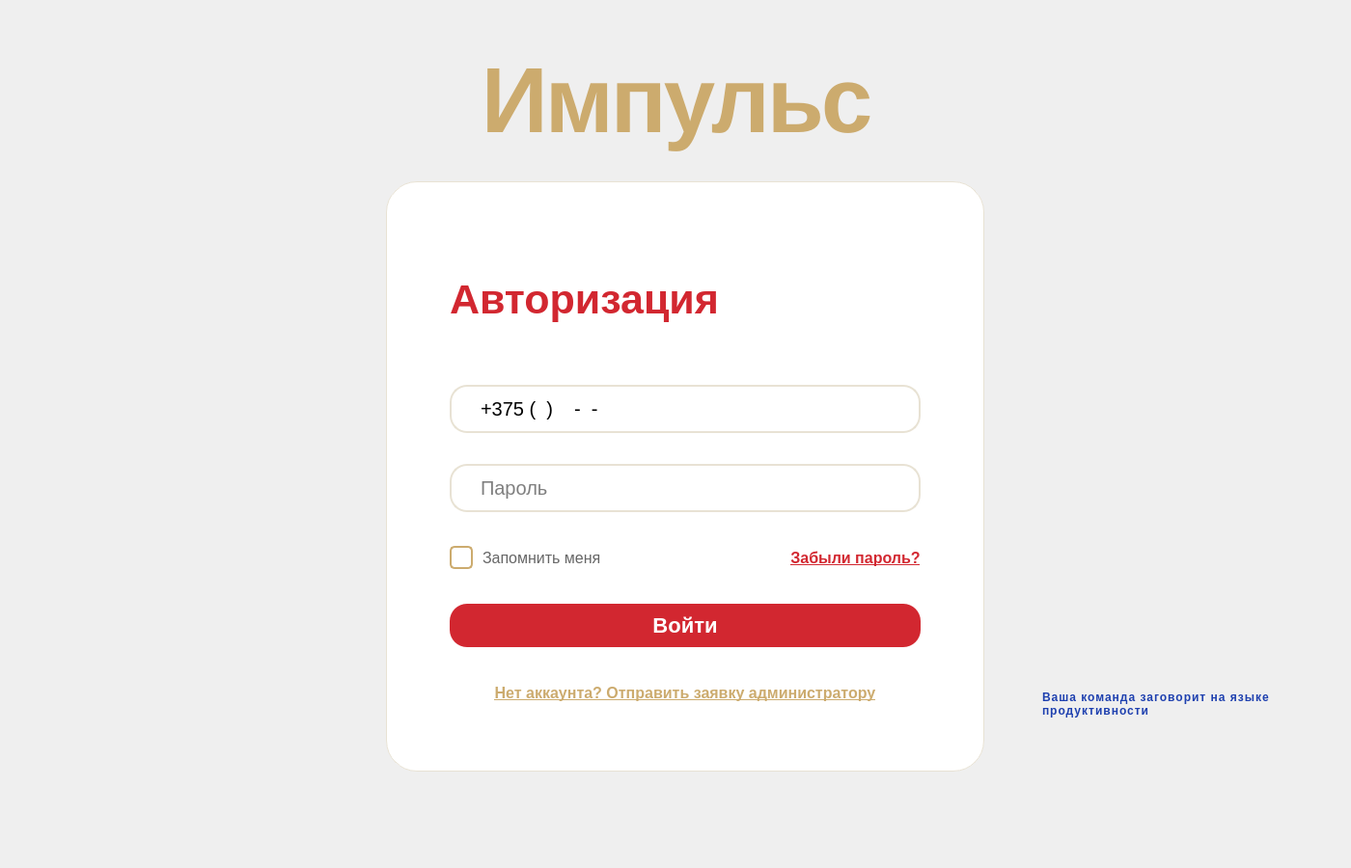
<?xml version="1.0" encoding="UTF-8"?>
<ui version="4.0">
 <class>LoginDialog</class>
 <widget class="QDialog" name="LoginDialog">
  <property name="geometry">
   <rect>
    <x>0</x>
    <y>0</y>
    <width>1400</width>
    <height>900</height>
   </rect>
  </property>
  <property name="minimumSize">
   <size>
    <width>1200</width>
    <height>700</height>
   </size>
  </property>
  <property name="windowTitle">
   <string>TaskPlanner — Авторизация</string>
  </property>
  <property name="styleSheet">
   <string notr="true">QDialog {
    background: qlineargradient(x1:0, y1:0, x2:1, y2:1,
        stop:0 #f8f5ed, stop:1 #f0e9d9);
}</string>
  </property>
  <layout class="QVBoxLayout" name="mainLayout">
   <property name="spacing">
    <number>30</number>
   </property>
   <property name="leftMargin">
    <number>80</number>
   </property>
   <property name="topMargin">
    <number>50</number>
   </property>
   <property name="rightMargin">
    <number>80</number>
   </property>
   <property name="bottomMargin">
    <number>50</number>
   </property>
   <item>
    <widget class="QLabel" name="titleLabel">
     <property name="font">
      <font>
       <family>Segoe UI</family>
       <pointsize>72</pointsize>
       <weight>75</weight>
       <bold>true</bold>
      </font>
     </property>
     <property name="styleSheet">
      <string notr="true">color: #ccab6e; letter-spacing: -3px;</string>
     </property>
     <property name="text">
      <string>Импульс</string>
     </property>
     <property name="alignment">
      <set>Qt::AlignCenter</set>
     </property>
    </widget>
   </item>
   <item>
    <layout class="QHBoxLayout" name="contentLayout">
     <property name="spacing">
      <number>60</number>
     </property>
     <item>
      <layout class="QVBoxLayout" name="leftPanel">
       <property name="spacing">
        <number>0</number>
       </property>
       <item>
        <spacer name="leftTopSpacer">
         <property name="orientation">
          <enum>Qt::Vertical</enum>
         </property>
         <property name="sizeType">
          <enum>QSizePolicy::Expanding</enum>
         </property>
         <property name="sizeHint" stdset="0">
          <size>
           <width>20</width>
           <height>0</height>
          </size>
         </property>
        </spacer>
       </item>
       <item>
        <widget class="QLabel" name="checkboxImageLabel">
         <property name="minimumSize">
          <size>
           <width>180</width>
           <height>180</height>
          </size>
         </property>
         <property name="text">
          <string/>
         </property>
        </widget>
       </item>
       <item>
        <spacer name="leftMiddleSpacer">
         <property name="orientation">
          <enum>Qt::Vertical</enum>
         </property>
         <property name="sizeType">
          <enum>QSizePolicy::Expanding</enum>
         </property>
         <property name="sizeHint" stdset="0">
          <size>
           <width>20</width>
           <height>0</height>
          </size>
         </property>
        </spacer>
       </item>
       <item>
        <widget class="QLabel" name="qrImageLabel">
         <property name="minimumSize">
          <size>
           <width>260</width>
           <height>260</height>
          </size>
         </property>
         <property name="text">
          <string/>
         </property>
        </widget>
       </item>
       <item>
        <spacer name="leftBottomSpacer">
         <property name="orientation">
          <enum>Qt::Vertical</enum>
         </property>
         <property name="sizeType">
          <enum>QSizePolicy::Expanding</enum>
         </property>
         <property name="sizeHint" stdset="0">
          <size>
           <width>20</width>
           <height>0</height>
          </size>
         </property>
        </spacer>
       </item>
      </layout>
     </item>
     <item>
      <widget class="QFrame" name="authFrame">
       <property name="maximumSize">
        <size>
         <width>620</width>
         <height>16777215</height>
        </size>
       </property>
       <property name="styleSheet">
        <string notr="true">QFrame#authFrame {
    background-color: #ffffff;
    border-radius: 32px;
    border: 1px solid #e8e2d4;
}</string>
       </property>
       <property name="frameShape">
        <enum>QFrame::NoFrame</enum>
       </property>
       <layout class="QVBoxLayout" name="frameLayout">
        <property name="spacing">
         <number>32</number>
        </property>
        <property name="leftMargin">
         <number>65</number>
        </property>
        <property name="topMargin">
         <number>65</number>
        </property>
        <property name="rightMargin">
         <number>65</number>
        </property>
        <property name="bottomMargin">
         <number>65</number>
        </property>
        <item>
         <widget class="QLabel" name="authTitle">
          <property name="font">
           <font>
            <family>Segoe UI</family>
            <pointsize>32</pointsize>
            <weight>75</weight>
            <bold>true</bold>
           </font>
          </property>
          <property name="styleSheet">
           <string notr="true">color: #D22730;</string>
          </property>
          <property name="text">
           <string>Авторизация</string>
          </property>
         </widget>
        </item>
        <item>
         <widget class="QLineEdit" name="phoneInput">
          <property name="styleSheet">
           <string notr="true">QLineEdit {
    font-size: 20px;
    padding: 10px 28px;
    border: 2px solid #e8e2d4;
    border-radius: 18px;
    background-color: #ffffff;
}
QLineEdit:focus {
    border: 2px solid #D22730;
    background-color: #fffaf0;
}</string>
          </property>
          <property name="inputMask">
           <string>+375 (99) 999-99-99</string>
          </property>
          <property name="placeholderText">
           <string>Номер телефона</string>
          </property>
         </widget>
        </item>
        <item>
         <layout class="QHBoxLayout" name="passwordContainer">
          <item>
           <widget class="QLineEdit" name="passwordInput">
            <property name="styleSheet">
             <string notr="true">QLineEdit {
    font-size: 20px;
    padding: 10px 28px;
    border: 2px solid #e8e2d4;
    border-radius: 18px;
    background-color: #ffffff;
    padding-right: 60px;
}
QLineEdit:focus {
    border: 2px solid #D22730;
    background-color: #fffaf0;
}</string>
            </property>
            <property name="echoMode">
             <enum>QLineEdit::Normal</enum>
            </property>
            <property name="placeholderText">
             <string>Пароль</string>
            </property>
           </widget>
          </item>
         </layout>
        </item>
        <item>
         <layout class="QHBoxLayout" name="rememberContainer">
          <item>
           <widget class="QCheckBox" name="rememberCheckbox">
            <property name="styleSheet">
             <string notr="true">QCheckBox {
    font-size: 16px;
    color: #666;
    spacing: 10px;
}
QCheckBox::indicator {
    width: 20px;
    height: 20px;
    border-radius: 5px;
    border: 2px solid #ccab6e;
    background-color: #ffffff;
}
QCheckBox::indicator:checked {
    background-color: #D22730;
    border-color: #D22730;
}</string>
            </property>
            <property name="text">
             <string>Запомнить меня</string>
            </property>
           </widget>
          </item>
          <item>
           <spacer name="rememberSpacer">
            <property name="orientation">
             <enum>Qt::Horizontal</enum>
            </property>
            <property name="sizeHint" stdset="0">
             <size>
              <width>40</width>
              <height>20</height>
             </size>
            </property>
           </spacer>
          </item>
          <item>
           <widget class="QPushButton" name="forgotPasswordBtn">
            <property name="cursor">
             <cursorShape>PointingHandCursor</cursorShape>
            </property>
            <property name="styleSheet">
             <string notr="true">QPushButton {
    background: transparent;
    color: #D22730;
    border: none;
    font-size: 16px;
    font-weight: 600;
    text-decoration: underline;
    padding: 6px 0;
}
QPushButton:hover {
    color: #862633;
}</string>
            </property>
            <property name="text">
             <string>Забыли пароль?</string>
            </property>
           </widget>
          </item>
         </layout>
        </item>
        <item>
         <widget class="QPushButton" name="loginBtn">
          <property name="cursor">
           <cursorShape>PointingHandCursor</cursorShape>
          </property>
          <property name="styleSheet">
           <string notr="true">QPushButton {
    background-color: #D22730;
    color: white;
    border-radius: 18px;
    font-weight: bold;
    font-size: 22px;
    padding: 10px;
    border: none;
}
QPushButton:hover {
    background-color: #862633;
}
QPushButton:pressed {
    background-color: #6a1e29;
}</string>
          </property>
          <property name="text">
           <string>Войти</string>
          </property>
         </widget>
        </item>
        <item>
         <widget class="QPushButton" name="requestBtn">
          <property name="cursor">
           <cursorShape>PointingHandCursor</cursorShape>
          </property>
          <property name="styleSheet">
           <string notr="true">QPushButton {
    background: transparent;
    color: #ccab6e;
    border: none;
    font-size: 16px;
    font-weight: 600;
    text-decoration: underline;
    padding: 6px 0;
}
QPushButton:hover {
    color: #998664;
}
QPushButton:pressed {
    color: #7a6a50;
}</string>
          </property>
          <property name="text">
           <string>Нет аккаунта? Отправить заявку администратору</string>
          </property>
         </widget>
        </item>
       </layout>
      </widget>
     </item>
     <item>
      <layout class="QVBoxLayout" name="rightPanel">
       <property name="spacing">
        <number>0</number>
       </property>
       <item>
        <spacer name="rightTopSpacer">
         <property name="orientation">
          <enum>Qt::Vertical</enum>
         </property>
         <property name="sizeType">
          <enum>QSizePolicy::Expanding</enum>
         </property>
         <property name="sizeHint" stdset="0">
          <size>
           <width>20</width>
           <height>0</height>
          </size>
         </property>
        </spacer>
       </item>
       <item>
        <widget class="QLabel" name="clockImageLabel">
         <property name="minimumSize">
          <size>
           <width>180</width>
           <height>180</height>
          </size>
         </property>
         <property name="text">
          <string/>
         </property>
        </widget>
       </item>
       <item>
        <spacer name="rightMiddle1Spacer">
         <property name="orientation">
          <enum>Qt::Vertical</enum>
         </property>
         <property name="sizeType">
          <enum>QSizePolicy::Expanding</enum>
         </property>
         <property name="sizeHint" stdset="0">
          <size>
           <width>20</width>
           <height>0</height>
          </size>
         </property>
        </spacer>
       </item>
       <item>
        <widget class="QLabel" name="gearImageLabel">
         <property name="minimumSize">
          <size>
           <width>180</width>
           <height>180</height>
          </size>
         </property>
         <property name="text">
          <string/>
         </property>
        </widget>
       </item>
       <item>
        <spacer name="rightMiddle2Spacer">
         <property name="orientation">
          <enum>Qt::Vertical</enum>
         </property>
         <property name="sizeType">
          <enum>QSizePolicy::Expanding</enum>
         </property>
         <property name="sizeHint" stdset="0">
          <size>
           <width>20</width>
           <height>0</height>
          </size>
         </property>
        </spacer>
       </item>
       <item>
        <widget class="QLabel" name="sloganLabel">
         <property name="font">
          <font>
           <weight>62</weight>
           <bold>true</bold>
          </font>
         </property>
         <property name="styleSheet">
          <string notr="true">color: #1e40af; background: transparent; letter-spacing: 1px; font-weight: 500;</string>
         </property>
         <property name="text">
          <string>Ваша команда заговорит на языке продуктивности</string>
         </property>
         <property name="wordWrap">
          <bool>true</bool>
         </property>
        </widget>
       </item>
       <item>
        <spacer name="rightBottomSpacer">
         <property name="orientation">
          <enum>Qt::Vertical</enum>
         </property>
         <property name="sizeType">
          <enum>QSizePolicy::Expanding</enum>
         </property>
         <property name="sizeHint" stdset="0">
          <size>
           <width>20</width>
           <height>0</height>
          </size>
         </property>
        </spacer>
       </item>
      </layout>
     </item>
    </layout>
   </item>
   <item>
    <layout class="QHBoxLayout" name="logoLayout">
     <item>
      <spacer name="logoLeftSpacer">
       <property name="orientation">
        <enum>Qt::Horizontal</enum>
       </property>
       <property name="sizeHint" stdset="0">
        <size>
         <width>40</width>
         <height>20</height>
        </size>
       </property>
      </spacer>
     </item>
     <item>
      <widget class="QLabel" name="logoLabel">
       <property name="text">
        <string/>
       </property>
      </widget>
     </item>
     <item>
      <spacer name="logoRightSpacer">
       <property name="orientation">
        <enum>Qt::Horizontal</enum>
       </property>
       <property name="sizeHint" stdset="0">
        <size>
         <width>40</width>
         <height>20</height>
        </size>
       </property>
      </spacer>
     </item>
    </layout>
   </item>
  </layout>
 </widget>
 <resources/>
 <connections/>
</ui>
